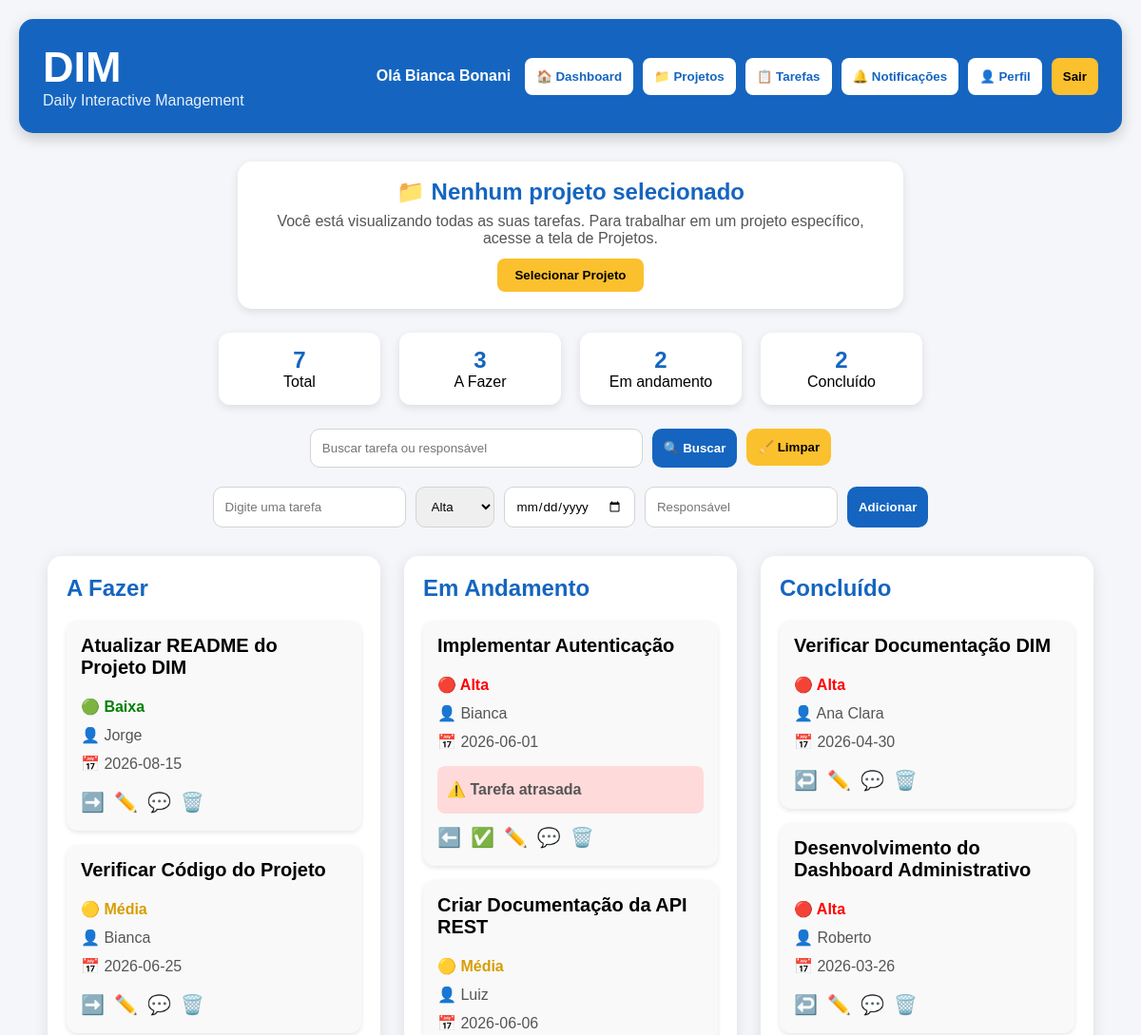
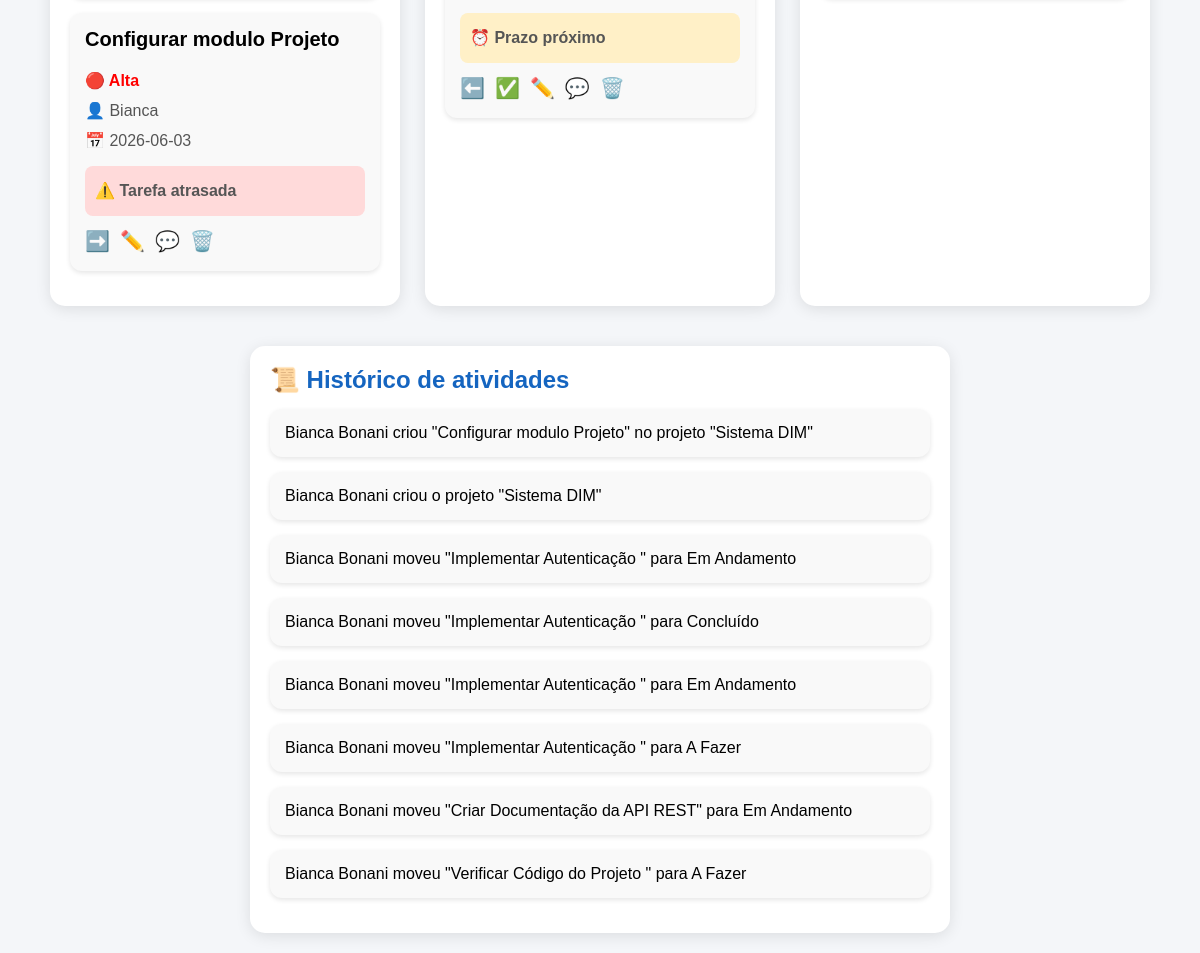
/dashboard (signed in), run on an earlier commit of the app's database (2 pictures, top to bottom).
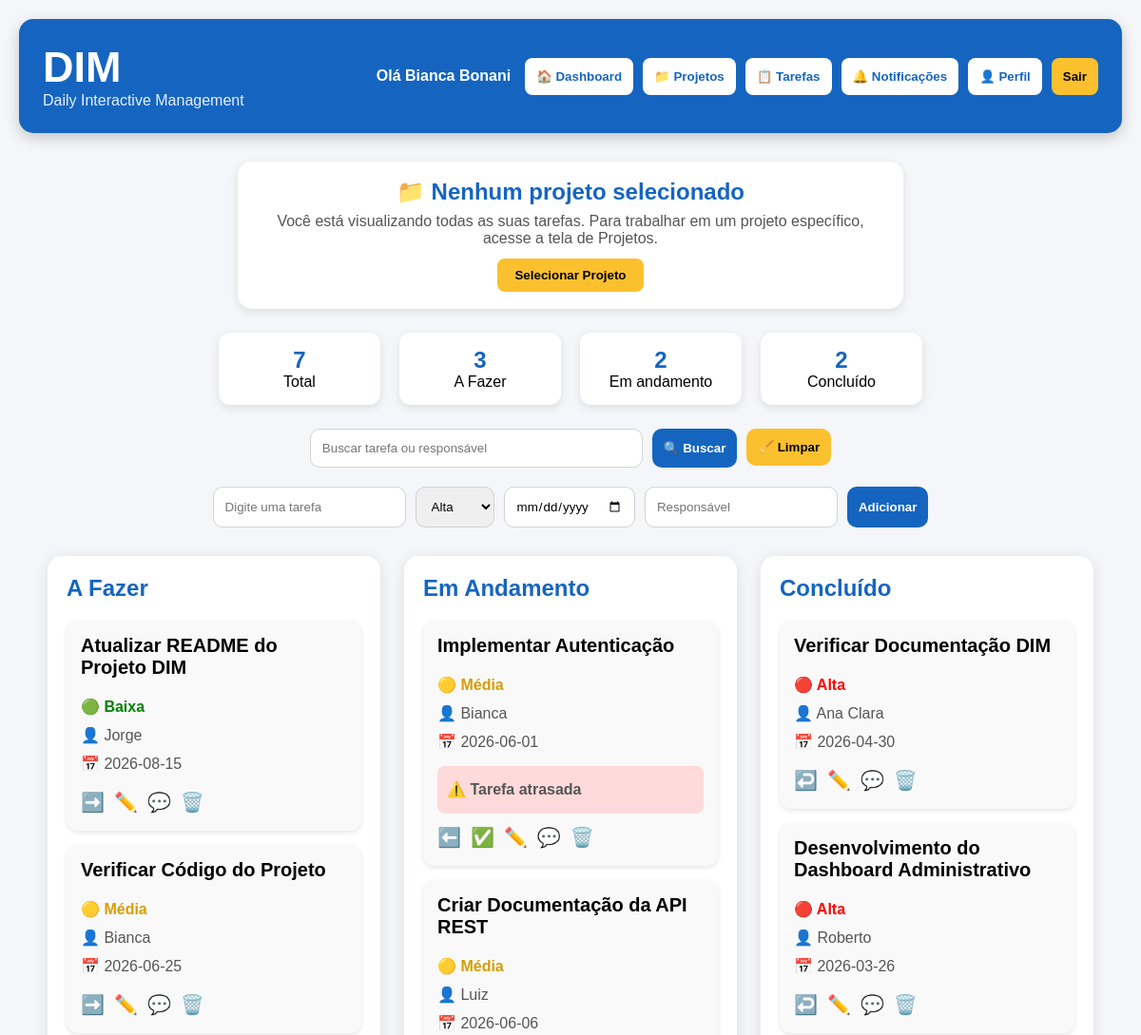
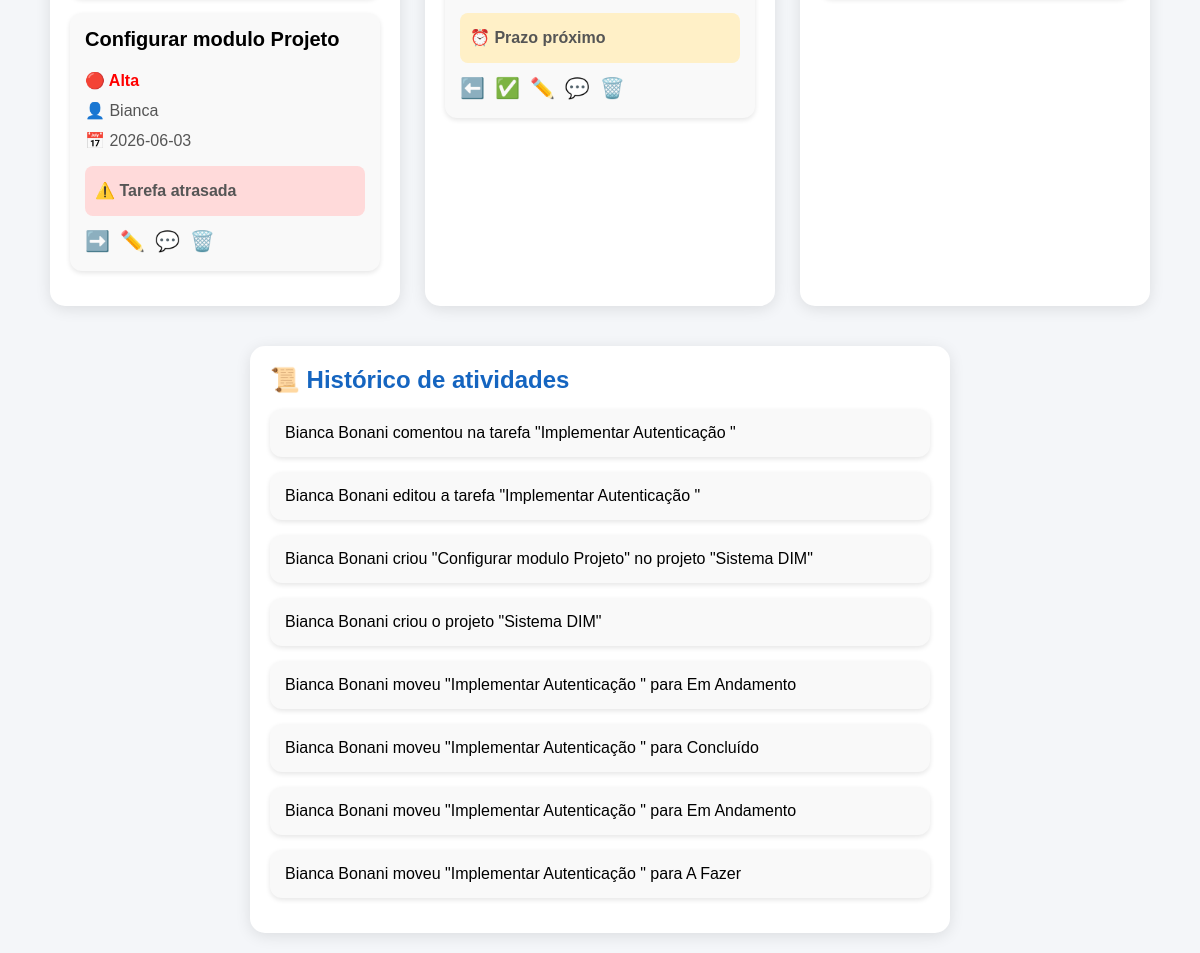
And on a later commit of the database (2 pictures, top to bottom).
### tables this page shows
CREATE TABLE tarefas(
                id INTEGER PRIMARY KEY AUTOINCREMENT,
                tarefa TEXT
            , status TEXT DEFAULT 'A Fazer', usuario_id INTEGER, prioridade TEXT DEFAULT 'Média', prazo TEXT, responsavel TEXT, projeto_id INTEGER);

CREATE TABLE historico(
        id INTEGER PRIMARY KEY AUTOINCREMENT,
        mensagem TEXT
    );

### app.py (the view, shortened to what this page needs)
@app.route("/dashboard", methods=["GET", "POST"])
def dashboard():
    if "usuario_id" not in session:
        return redirect("/login")
    conexao = get_db()
    cursor = conexao.cursor()
    projeto_id = session.get("projeto_id")
    projeto_nome = session.get("projeto_nome")
    busca = request.args.get("busca", "")
    if projeto_id:
        cursor.execute("""
        SELECT id, tarefa, status, usuario_id, prioridade, prazo, responsavel
        FROM tarefas
        WHERE usuario_id=?
        AND projeto_id=?
        """, (session["usuario_id"], projeto_id))
    else:
        cursor.execute("""
        SELECT id, tarefa, status, usuario_id, prioridade, prazo, responsavel
        FROM tarefas
        WHERE usuario_id=?
        """, (session["usuario_id"],))
    tarefas = cursor.fetchall()
    tarefas_novas = []
    hoje = date.today()
    for tarefa in tarefas:
        tarefa = list(tarefa)
        atrasada = False
        proximo = False
        if tarefa[5]:
            try:
                prazo = datetime.strptime(tarefa[5], "%Y-%m-%d").date()
                if prazo < hoje and tarefa[2] != "Concluído":
                    atrasada = True
                elif hoje <= prazo <= hoje + timedelta(days=2):
                    proximo = True
            except:
                pass
        tarefa.append(atrasada)
        tarefa.append(proximo)
        tarefas_novas.append(tarefa)
    tarefas = tarefas_novas
    total = len(tarefas)
    fazer = len([t for t in tarefas if t[2] == "A Fazer"])
    andamento = len([t for t in tarefas if t[2] == "Em Andamento"])
    concluido = len([t for t in tarefas if t[2] == "Concluído"])
    cursor.execute("""
    SELECT *
    FROM historico
    ORDER BY id DESC
    LIMIT 8
    """)
    historico = cursor.fetchall()
    conexao.close()
    return render_template(
        "dashboard.html",
        tarefas=tarefas,
        historico=historico,
        busca=busca,
        total=total,
        fazer=fazer,
        andamento=andamento,
        concluido=concluido,
        projeto_nome=projeto_nome
    )

### app.py (called while the page is built)
def get_db():
    conexao = sqlite3.connect("dim.db")
    return conexao

### templates/dashboard.html (shortened to what this page needs)
<!DOCTYPE html>
<html lang="pt-BR">
<head>
</head>
<body>
<div class="topo">
<div class="logo">
<h1>DIM</h1>
<p>Daily Interactive Management</p>
</div>
<div class="usuario-topo">
<span>Olá {{session["nome"]}}</span>
<div class="menu-botoes">
<a href="/dashboard">
<button class="btn-projetos">
🏠 Dashboard
</button>
</a>
<a href="/projetos">
<button class="btn-projetos">
📁 Projetos
</button>
</a>
<a href="/tarefas">
<button class="btn-projetos">
📋 Tarefas
</button>
</a>
<a href="/notificacoes">
<button class="btn-projetos">
🔔 Notificações
</button>
</a>
<a href="/perfil">
<button class="btn-perfil">
👤 Perfil
</button>
</a>
<a href="/logout">
<button class="btn-sair">
Sair
</button>
</a>
</div>
</div>
</div>
<div class="projeto-atual">
{% if projeto_nome %}
<h2>📁 Projeto atual: {{ projeto_nome }}</h2>
<p>
As tarefas exibidas abaixo pertencem ao projeto selecionado.
</p>
<a href="/limpar_projeto">
<button>
Ver todas as tarefas
</button>
</a>
{% else %}
<h2>📁 Nenhum projeto selecionado</h2>
<p>
Você está visualizando todas as suas tarefas. Para trabalhar em um projeto específico, acesse a tela de Projetos.
</p>
<a href="/projetos">
<button>
Selecionar Projeto
</button>
</a>
{% endif %}
</div>
<div class="estatisticas">
<div class="stat">
<h2>{{total}}</h2>
<p>Total</p>
</div>
<div class="stat">
<h2>{{fazer}}</h2>
<p>A Fazer</p>
</div>
<div class="stat">
<h2>{{andamento}}</h2>
<p>Em andamento</p>
</div>
<div class="stat">
<h2>{{concluido}}</h2>
<p>Concluído</p>
</div>
</div>
<form method="GET" class="busca">
<input
type="text"
name="busca"
value="{{busca}}"
placeholder="Buscar tarefa ou responsável">
<button type="submit">
🔍 Buscar
</button>
<a href="/dashboard">
<button type="button" class="limpar">
🧹 Limpar
</button>
</a>
</form>
<form method="POST" class="formulario">
<input
type="text"
name="tarefa"
placeholder="Digite uma tarefa">
<select name="prioridade">
<option>Alta</option>
</select>
<input
type="date"
name="prazo">
<input
type="text"
name="responsavel"
placeholder="Responsável">
<button>
Adicionar
</button>
</form>
<div class="kanban">
{% for coluna in ["A Fazer","Em Andamento","Concluído"] %}
<div class="coluna">
<h2>{{coluna}}</h2>
{% for tarefa in tarefas %}
{% if tarefa[2]==coluna %}
<div class="card">
<b>
{{tarefa[1]}}
</b>
<div class="info">
{% if tarefa[4]=="Alta" %}
<div class="prioridade-alta">
🔴 Alta
</div>
{% elif tarefa[4]=="Média" %}
<div class="prioridade-media">
🟡 Média
</div>
{% else %}
<div class="prioridade-baixa">
🟢 Baixa
</div>
{% endif %}
👤 {{tarefa[6]}}
<br>
📅 {{tarefa[5]}}
{% if tarefa[8] %}
<div class="proximo">
⏰ Prazo próximo
</div>
{% endif %}
{% if tarefa[7] %}
<div class="atrasada">
⚠️ Tarefa atrasada
</div>
{% endif %}
<div class="acoes">
{% if coluna=="A Fazer" %}
<a href="/mudar/{{tarefa[0]}}/Em Andamento" title="Mover para Em Andamento">
➡️
</a>
{% elif coluna=="Em Andamento" %}
<a href="/mudar/{{tarefa[0]}}/A Fazer" title="Voltar para A Fazer">
⬅️
</a>
<a href="/mudar/{{tarefa[0]}}/Concluído" title="Mover para Concluído">
✅
</a>
{% elif coluna=="Concluído" %}
<a href="/mudar/{{tarefa[0]}}/Em Andamento" title="Voltar para Em Andamento">
↩️
</a>
{% endif %}
<a href="/editar/{{tarefa[0]}}" title="Editar tarefa">
✏️
</a>
<a href="/comentarios/{{tarefa[0]}}" title="Comentários">
💬
</a>
<a href="/excluir/{{tarefa[0]}}" title="Excluir tarefa">
🗑️
</a>
</div>
</div>
</div>
{% endif %}
{% endfor %}
</div>
{% endfor %}
</div>
<div class="historico">
<h2>
📜 Histórico de atividades
</h2>
{% for item in historico %}
<div class="card">
{{item[1]}}
</div>
{% endfor %}
</div>
</body>
</html>

What changed in the data, as far as the page shows it:
no longer on this page (row unchanged): historico: mensagem "Bianca Bonani moveu \"Criar Documentação da API REST\" para Em Andamento"
no longer on this page (row unchanged): historico: mensagem "Bianca Bonani moveu \"Verificar Código do Projeto \" para A Fazer"
changed tarefas "Implementar Autenticação": prioridade "Alta" → "Média" (drawn)
added historico: mensagem "Bianca Bonani comentou na tarefa \"Implementar Autenticação \""
added historico: mensagem "Bianca Bonani editou a tarefa \"Implementar Autenticação \""
Also different on the page:
list line gone: "🔴 Alta"
new list line: "🟡 Média"
